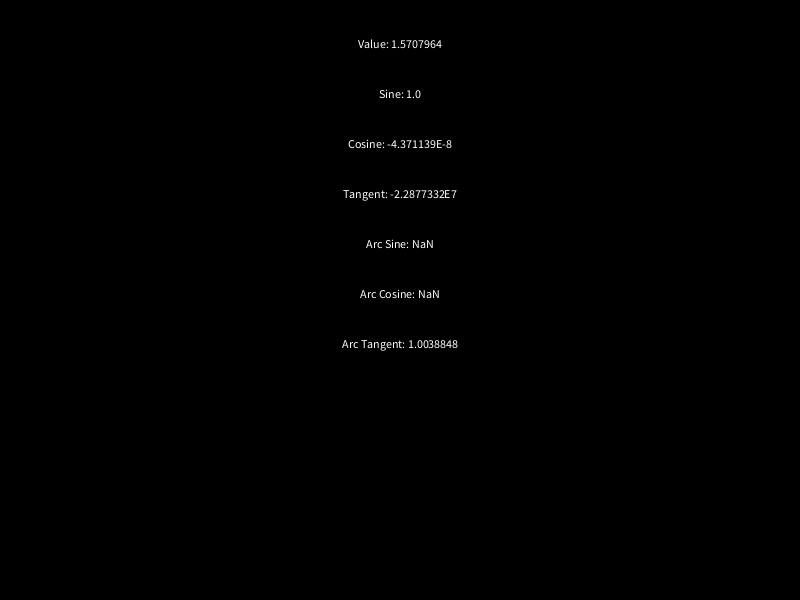
Frame 1 (no input)
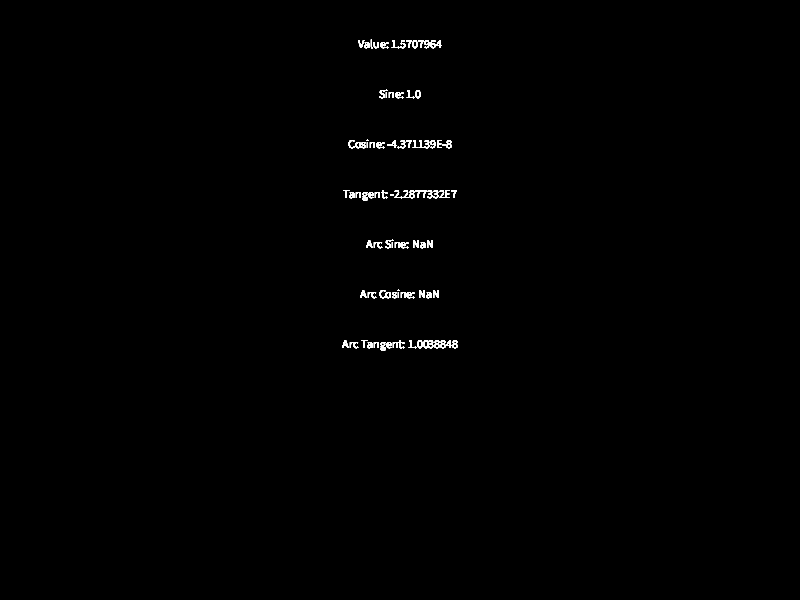
Frame 60 (the mouse pressed at the canvas centre just before this capture)
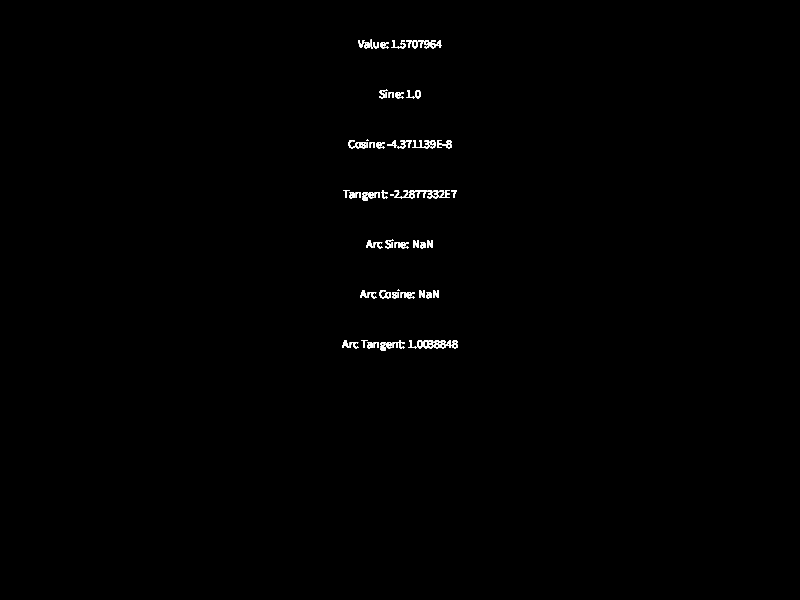
Frame 120 (the mouse held since frame 60 and released just before this capture)

The Processing sketch that drew these frames (run headless with seeded random() and noise(); from frame 60 on, the mouse is pressed at the canvas centre):

// Processing sketch: Math
// ── Math.pde
float value = PI/2; //set value of trig function to calculate in radians


void setup(){
  textAlign(CENTER, BOTTOM);
  size(800,600);
  background(0);
}

void draw(){

  //store result of trig function
  float[] result = trig(value);
  
  //Display trig functions
  text("Value: " + value, width/2, 50);
  text("Sine: " + result[0], width/2, 100);
  text("Cosine: " + result[1], width/2, 150);
  text("Tangent: " + result[2], width/2, 200);
  text("Arc Sine: " + result[3], width/2, 250);
  text("Arc Cosine: " + result[4], width/2, 300);
  text("Arc Tangent: " + result[5], width/2, 350);  
  
}

float[] trig(float value){
  float[] result = new float[6];
  result[0] = sin(value);
  result[1] = cos(value);
  result[2] = tan(value);
  result[3] = acos(value);
  result[4] = asin(value);
  result[5] = atan(value);
  return result;
}
